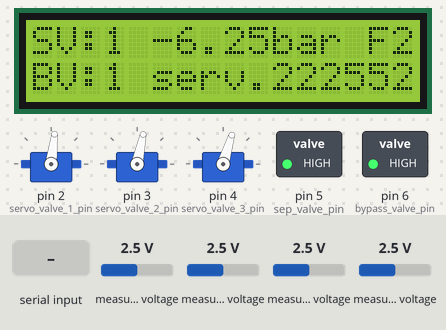
This sketch was run on a simulated Arduino Uno, built with avr-gcc and run on an emulated ATmega328P. Parts: 16×2 character LCD, 3 × servo, switched loads named in the sketch (green lamp = pin HIGH). The test bench sets the inputs (shaded band); at power-on: measured voltage 2.5 V. EEPROM starts erased; what the sketch prints to the serial monitor is not drawn.

Above: at 1.2 s.
1.3 s: "5\n" received over Serial
At 2.9 s:
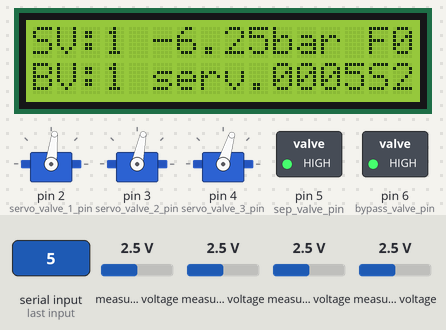
3.2 s: "1\n" received over Serial
At 4.5 s:
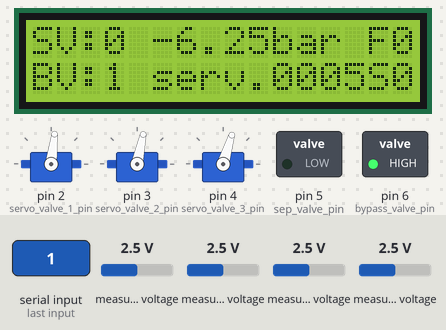
4.8 s: "30,150,10\n" received over Serial
At 5.7 s:
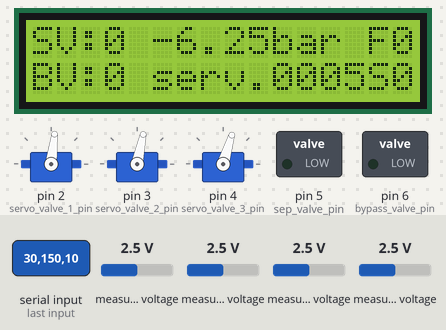
6.4 s: "255\n" received over Serial
At 7.3 s:
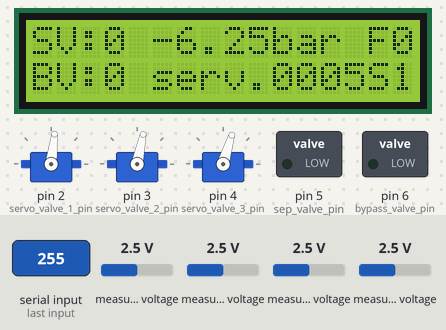
Timing chart, 0 to 9.0 s (numbered marks = the images above; inputs shaded):
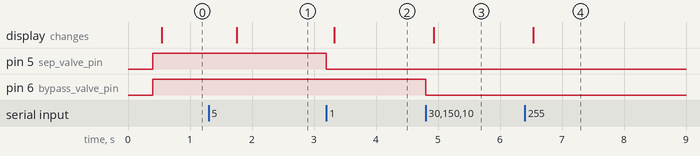

Measured:
- after the input at 1.3 s, the display: changes after 0.45 s (image 1)
- after the input at 3.2 s, pin 5 (sep_valve_pin): HIGH → LOW at once; the display: changes after 0.13 s (image 2)
- after the input at 4.8 s, pin 6 (bypass_valve_pin): HIGH → LOW at once; the display: changes after 0.13 s (image 3)
- after the input at 6.4 s, the display: changes after 0.14 s (image 4)

The sketch:

FSMCU_Arduino_code_V2_6.ino
```cpp
#include <LiquidCrystal_I2C.h>
#include <ADS1X15.h>  //library for ADC ADS1115
#include <Servo.h>    //library for servo motors
#include <EEPROM.h>

ADS1115 ADS_0(0x49); //standard address, pin ADDR to VCC
ADS1115 ADS_1(0x48); //standard address, pin ADDR to GND
ADS1115 ADS_2(0x4B); //standard address, pin ADDR to SCL
ADS1115 ADS_3(0x4A); //standard address, pin ADDR to SDA
LiquidCrystal_I2C lcd(0x27, 16, 2);

Servo servo_1;
Servo servo_2;
Servo servo_3;

const int bypass_valve_pin = 6, sep_valve_pin = 5, servo_valve_1_pin = 2, servo_valve_2_pin = 3, servo_valve_3_pin = 4;
const int servo_1_us_A = 650, servo_1_us_B = 1400, servo_2_us_A = 600, servo_2_us_B = 1350, servo_3_us_A = 2050, servo_3_us_B = 1300;
const unsigned long main_loop_intervall_1 = 400, servo_interval = 3000, bypass_interval = 20000, filer_change_interval = 10000;    //time intervall for the main loop Hall-sensor reading and for servo actuation
const float pressure_threshold = 3.2; //threshold for pressure resulting in filter change
unsigned long main_loop_counter_1 = 0, bypass_counter = 0;                       //counter for Hall-sensor reading loop, counter for bypass time
unsigned long servo_1_counter = 0, servo_2_counter = 0, servo_3_counter = 0, filtration_counter = 0;  //used for servo actuation, allowing to give time for movement before detaching
bool servo_1_flag = 0, servo_2_flag = 0, servo_3_flag = 0, filter_change_flag = 0, pressure_control_mode = 0;// used for servo actuation, allowing to give time for movement before detaching
int servo_pos = 0, servo_no = 0, selection = 2, HallSensor1, HallSensor2, HallSensor3, HallSensor4;
byte servo_1_pos, previous_servo_1_pos, servo_2_pos, previous_servo_2_pos, servo_3_pos, previous_servo_3_pos, previous_sep_valve_value  = 0, sep_valve_value = 0, bypass_valve_value = 0, filtration_mode = 1, sep_mode = 1;
float pressure1 = 0;
String received_string = "";


void setup() {
  Serial.begin(115200);
  lcd.begin(16,2);
  lcd.backlight();
  lcd.clear();
//ADC settings  (ADS_0 0-1: HS1; ADS_0 2-3: HS2; ADS_1 0-1: HS3; ADS_1 2-3: HS4; ADS_3 0-1: MPS1
      // HS1, HS2 - bottom line; HS3, HS4 - upper line
  ADS_0.setGain(8);
  ADS_0.setMode(1);
  ADS_0.setDataRate(0);
  ADS_0.begin();  //starts ADS0 analog digital converter
  ADS_1.setGain(8);
  ADS_1.setMode(1);
  ADS_1.setDataRate(0);
  ADS_1.begin();  //starts ADS1 analog digital converter
  ADS_2.setGain(2);
  ADS_2.setMode(1);
  ADS_2.setDataRate(0);
  ADS_2.begin();  //starts ADS2 analog digital converter
  ADS_3.setGain(0);
  ADS_3.setMode(1);
  ADS_3.setDataRate(0);
  ADS_3.begin();  //starts ADS3 analog digital converter
//EEPROM reading
  servo_1_pos =  EEPROM.read(0);  //single byte store (0 or 1)
  servo_2_pos =  EEPROM.read(1);
  servo_3_pos =  EEPROM.read(2);
  filtration_mode = EEPROM.read(3);
  sep_mode = EEPROM.read(4);
  sep_valve_value = EEPROM.read(5);
  bypass_valve_value  = EEPROM.read(6);

}

void loop() {
  if ((millis() - main_loop_counter_1) >= main_loop_intervall_1) {    //main timed loop
    main_loop_counter_1 = millis();
    SerialCommunication();
    analogWrite(sep_valve_pin, sep_valve_value);
    analogWrite(bypass_valve_pin, bypass_valve_value);
    if (pressure_control_mode == 0){
      pressure1 = (ADS_3.readADC_Differential_0_1() * 0.00018751 * 12.5 -6.25);   //Readout of MPS1 (p-senosr) and caluclation of pressure
    }

    HallSensors();  //Function which reads responses from Hall sensors and sets automatically the sep_valve if the sep_mode==1
    SerialDataSending(HallSensor1, HallSensor2, HallSensor3, HallSensor4, pressure1, sep_valve_value, bypass_valve_value, servo_1_pos, servo_2_pos, servo_3_pos, filtration_mode, sep_mode);
    //priniting to serial as: "HS1, HS2, HS3, HS4, p1, sep_valv, bp_valv"
    LcdDisplayFunction(sep_valve_value, bypass_valve_value, pressure1, sep_mode, filtration_mode, servo_1_pos, servo_2_pos, servo_3_pos);

    //automated servo valve position changing
    if (filtration_mode == 1) {
      if ((pressure1 >= pressure_threshold) && (filter_change_flag == 0)){  // sensing for pressure increase in currently working filter and proceeding to filter change procedure
        filter_change_flag = 1;
        bypass_valve_value = 255;
        if (servo_1_pos == 1) {
          servo_1_pos = 0;
          servo_2_pos = 0;
        }
        else {
          servo_1_pos = 1;
          servo_2_pos = 1;;
        }
      }
      if (((millis() - filtration_counter) >= filer_change_interval) && (filter_change_flag == 1)){
          filtration_counter = millis();
          filter_change_flag = 0;
      }
      if (((millis() - bypass_counter) >= bypass_interval) && (bypass_valve_value == 255)){
        bypass_counter = millis();
        bypass_valve_value = 0;
      }
    }
    //Serial.print(filter_change_flag);
    //Serial.print(", ");
    //Serial.print(filtration_counter);
    //Serial.print(", ");
    //Serial.println(bypass_counter);

// Servo postion changing if servo_x_pos was changed
    if ((servo_1_pos != previous_servo_1_pos) || (servo_1_flag == 1)){
      Servo_actuation(1, servo_1_pos); //servo number, servo position us
      previous_servo_1_pos = servo_1_pos;
    }
    if ((servo_2_pos != previous_servo_2_pos) || (servo_2_flag == 1)){
      Servo_actuation(2, servo_2_pos); //servo number, servo position us
      previous_servo_2_pos = servo_2_pos;
    }
    if ((servo_3_pos != previous_servo_3_pos) || (servo_3_flag == 1)){
      Servo_actuation(3, servo_3_pos); //servo number, servo position us
      previous_servo_3_pos = servo_3_pos;
    }

  // EEPROM Saving
  Update_Eeprom_Function(servo_1_pos, servo_2_pos, servo_3_pos, filtration_mode, sep_mode, sep_valve_value, bypass_valve_value);

  }
}

// FUNCTIONS Section (Arduino compiler allows to have them in the end of sketch, it automatically creates "function prototypes" allowing recognition of them by main program loop)
//Function which reads responses from Hall sensors and sets the sep_valve
void HallSensors(){
  HallSensor1 = abs(ADS_0.readADC_Differential_0_1());   //absolut value from readout of Hall-sensor 1 (bottom line)
  HallSensor2 = abs(ADS_0.readADC_Differential_2_3());   //absolut value from readout of Hall-sensor 2 (bottom line)
  HallSensor3 = abs(ADS_1.readADC_Differential_0_1());   //absolut value from readout of Hall-sensor 3 (bottom line)
  HallSensor4 = abs(ADS_1.readADC_Differential_2_3());   //absolut value from readout of Hall-sensor 4 (bottom line)
    //below simple logic, requires manual startup
  if ((sep_mode == 1) && ((HallSensor3 > 1000) || (HallSensor4 > 1000))) {
    sep_valve_value = 255; //fully open
  }
  if ((sep_mode == 1) && ((HallSensor1 > 1000) || (HallSensor2 > 1000))) {
    sep_valve_value = 0; //fully closed
  }
}


// Sending acquired data through serial
void SerialDataSending(int v1, int v2, int v3, int v4, float v5, int v6, int v7, int v8, int v9, int v10, int v11, int v12){
  Serial.print(v1);
  Serial.print(", ");
  Serial.print(v2);
  Serial.print(", ");
  Serial.print(v3);
  Serial.print(", ");
  Serial.print(v4);
  Serial.print(", ");
  Serial.print(v5);
  Serial.print(", ");
  Serial.print(v6);
  Serial.print(", ");
  Serial.print(v7);
  Serial.print(", ");
  Serial.print(v8);
  Serial.print(", ");
  Serial.print(v9);
  Serial.print(", ");
  Serial.print(v10);
  Serial.print(", ");
  Serial.print(v11);
  Serial.print(", ");
  Serial.println(v12);
}

//Communication through serial, changing mode etc
void SerialCommunication(){
    while (Serial.available() > 0) {
    received_string = Serial.readStringUntil('\n');         //read string from serial until '\n' character present
    selection = received_string.substring(0, 1).toInt();
    switch (selection) {
      case 1:    //MANUAL (serial) separator valve control
        Serial.println("Sep valve serial control");
        sep_mode = 0;
        if (received_string.substring(2, 3).toInt() == 1){
          sep_valve_value = 255;
        }
        else if (received_string.substring(2, 3).toInt() == 0) {
          sep_valve_value = 0;
        }
      break;
      case 2:    //AUTO embeded vavle control
        sep_mode = 1;
        Serial.println("AUTO sep valve control");
      break;
      case 3:    //MANUAL (serial) bypass valvel control
        if (received_string.substring(2, 3).toInt() == 1){
          bypass_valve_value = 255;
        }
        else if (received_string.substring(2, 3).toInt() == 0) {
          bypass_valve_value = 0;
        }
      break;
      case 4: // MANUAL servo valves control (each one separately)
        filtration_mode = 0;
        if (received_string.substring(2, 3).toInt() == 0) { //conditions for basick fool-proofing, only values "0" or "1" will work
          servo_1_pos = 0; //example "4 1 0 0" for servo 1 position B, servo 2 position A, servo 3 position A (servo positions A and B are set as constants
        }
        if (received_string.substring(2, 3).toInt() == 1) {
          servo_1_pos = 1;
        }
        if (received_string.substring(4, 5).toInt() == 0) {
          servo_2_pos = 0;
        }
        if (received_string.substring(4, 5).toInt() == 1) {
          servo_2_pos = 1;
        }
        if (received_string.substring(6, 7).toInt() == 0) {
          servo_3_pos = 0;
        }
        if (received_string.substring(6, 7).toInt() == 1) {
          servo_3_pos = 1;
        }
      break;
      case 5: // SEMI-AUTO servo valves control (both filter valves in tandem, washing valve separately)
        filtration_mode = 0;
        //FILTER 1 - write 5 0 x; FILTER 2 - write 5 1 x; 5 x 0 - washing walve pos 1; 5 x 1 - washing valve pos 2
        if (received_string.substring(2, 3).toInt() == 0){
          servo_1_pos = 0;
          servo_2_pos = 0;
        }
        if (received_string.substring(2, 3).toInt() == 1){
          servo_1_pos = 1;
          servo_2_pos = 1;
        }
        if (received_string.substring(4, 5).toInt() == 1) {
          servo_3_pos = 1;
        }
        if (received_string.substring(4, 5).toInt() == 0) {
          servo_3_pos = 0;
        }
      break;
      case 6: // AUTO filtration module - servo valves auto control (SV1, SV2 filter valves and SV3 washing valve)
        filtration_mode = 1;
      break;
        case 7: // pressure measurement (type "7 0") or manual pressure value introduction (type "7 1 xx" where xx is pressure in bar)
        if (received_string.substring(2, 3).toInt() == 0){
          pressure_control_mode = 0;
        }
        if (received_string.substring(2, 3).toInt() == 1) {
          pressure_control_mode = 1;
          pressure1 = received_string.substring(4, 7).toInt();
        }
      break;
    }
  }
}

// Printing on LCD display 2x16
void LcdDisplayFunction(int v1, int v2, float v3, int sep_state, int filtr_state, int S1, int S2, int S3){
  lcd.setCursor(0,0);
  lcd.print("SV:            ");
  lcd.setCursor(3,0);
  if  (v1 > 200) {
    lcd.print("1");
  }
  else if (v1 < 10) {
    lcd.print("0");
  }
  lcd.setCursor(10,0);
  lcd.print("bar");
  lcd.setCursor(5,0);
  lcd.print(v3);
  lcd.setCursor(0,1);
  lcd.print("BV:     ");
  lcd.setCursor(3,1);
  if  (v2 > 200) {
    lcd.print("1");
  }
  else if (v2 < 10) {
    lcd.print("0");
  }lcd.setCursor(14,1);
  lcd.print("S");
  lcd.print(sep_state);
  lcd.setCursor(14,0);
  lcd.print("F");
  lcd.print(filtr_state);

/*
  if (state == 0) {
    lcd.setCursor(10,1);
    lcd.print("MAN.");
  }
  if (state == 1) {
    lcd.setCursor(10,1);
    lcd.print("AUTO");
  }
*/
  lcd.setCursor(5,1);
  lcd.print("serv.");
  lcd.setCursor(10,1);
  lcd.print(S1);
  lcd.setCursor(11,1);
  lcd.print(S2);
  lcd.setCursor(12,1);
  lcd.print(S3);
}


//Servo operation
void Servo_actuation(int servo_no, int servo_pos){
 int servo_us;
 switch (servo_no) {
      case 1:
        if (servo_pos == 0){
          servo_us = servo_1_us_A;
        }
        else servo_us = servo_1_us_B;
        if (servo_1_flag == 0) {
          servo_1_counter = millis();
          servo_1.attach(servo_valve_1_pin);
          servo_1.writeMicroseconds(servo_us);  //change to servo_us after applying setpoints
          servo_1_flag = 1;
        }
        if ((servo_1_flag == 1) && ((millis() - servo_1_counter) >= servo_interval)){
          servo_1.detach();
          servo_1_flag = 0;
        }
      break;
      case 2:
        if (servo_pos == 0){
          servo_us = servo_2_us_A;
        }
        else servo_us = servo_2_us_B;
        if (servo_2_flag == 0) {
          servo_2_counter = millis();
          servo_2.attach(servo_valve_2_pin);
          servo_2.writeMicroseconds(servo_us);  //change to servo_us after applying setpoints
          servo_2_flag = 1;
        }
        if ((servo_2_flag == 1) && ((millis() - servo_2_counter) >= servo_interval)){
          servo_2.detach();
          servo_2_flag = 0;
        }
      break;
      case 3:
        if (servo_pos == 0){
          servo_us = servo_3_us_A;
        }
        else servo_us = servo_3_us_B;
        if (servo_3_flag == 0) {
          servo_3_counter = millis();
          servo_3.attach(servo_valve_3_pin);
          servo_3.writeMicroseconds(servo_us);  //change to servo_us after applying setpoints
          servo_3_flag = 1;
        }
        if ((servo_3_flag == 1) && ((millis() - servo_3_counter) >= servo_interval)){
          servo_3.detach();
          servo_3_flag = 0;
        }
      break;
 }
}

//EEPROM updating
void Update_Eeprom_Function(byte byte1, byte byte2, byte byte3, byte byte4, byte byte5, byte byte6, byte byte7){
  EEPROM.update(0, byte1);
  EEPROM.update(1, byte2);
  EEPROM.update(2, byte3);
  EEPROM.update(3, byte4);
  EEPROM.update(4, byte5);
  EEPROM.update(5, byte6);
  EEPROM.update(6, byte7);
}
```
